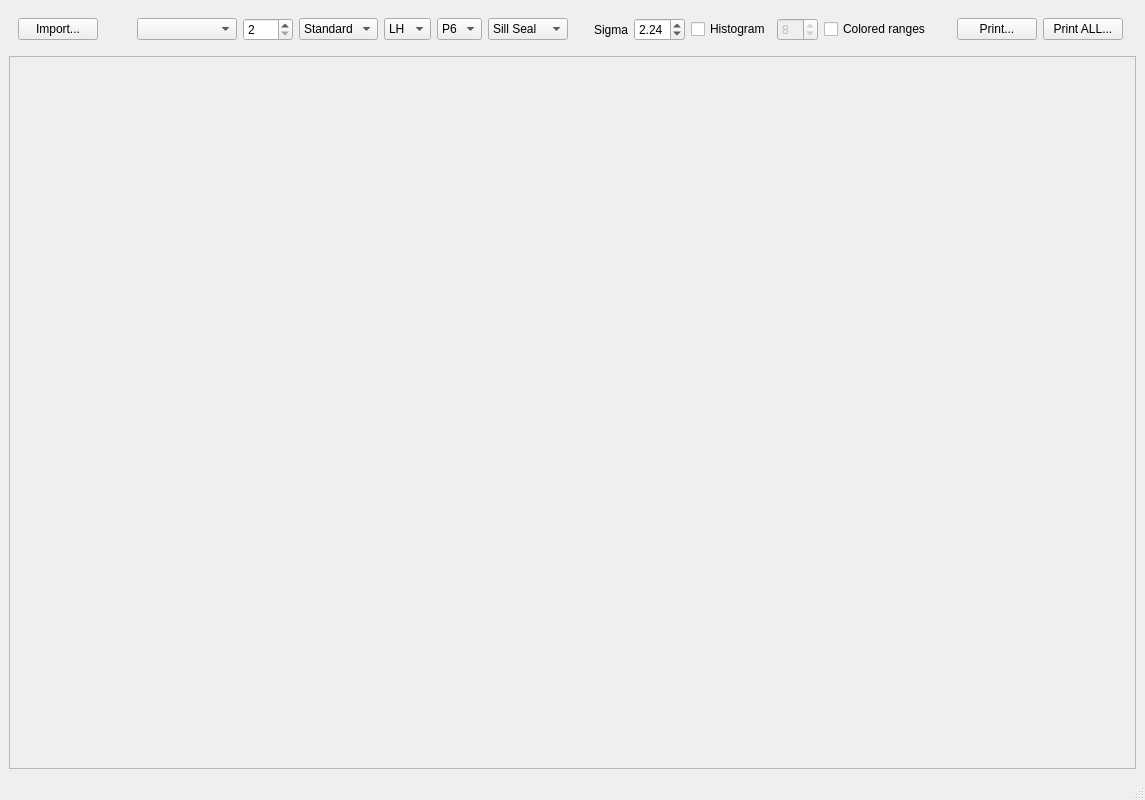
<?xml version="1.0" encoding="UTF-8"?>
<ui version="4.0">
 <class>WindowAnalyse</class>
 <widget class="QMainWindow" name="WindowAnalyse">
  <property name="geometry">
   <rect>
    <x>0</x>
    <y>0</y>
    <width>1145</width>
    <height>800</height>
   </rect>
  </property>
  <property name="windowTitle">
   <string>Analyse</string>
  </property>
  <widget class="QWidget" name="centralwidget">
   <layout class="QVBoxLayout" name="verticalLayout">
    <item>
     <widget class="QFrame" name="frameControls">
      <layout class="QHBoxLayout" name="horizontalLayout">
       <item>
        <widget class="QPushButton" name="buttonImport">
         <property name="text">
          <string>Import...</string>
         </property>
        </widget>
       </item>
       <item>
        <widget class="QLabel" name="labelTotalCount"/>
       </item>
       <item>
        <spacer name="horizontalSpacer">
         <property name="orientation">
          <enum>Qt::Horizontal</enum>
         </property>
         <property name="sizeType">
          <enum>QSizePolicy::Fixed</enum>
         </property>
         <property name="sizeHint" stdset="0">
          <size>
           <width>20</width>
           <height>20</height>
          </size>
         </property>
        </spacer>
       </item>
       <item>
        <widget class="QComboBox" name="comboTimestamp">
         <property name="minimumSize">
          <size>
           <width>100</width>
           <height>0</height>
          </size>
         </property>
        </widget>
       </item>
       <item>
        <widget class="QSpinBox" name="spinValuesLimit">
         <property name="minimumSize">
          <size>
           <width>50</width>
           <height>0</height>
          </size>
         </property>
         <property name="minimum">
          <number>2</number>
         </property>
         <property name="maximum">
          <number>66</number>
         </property>
        </widget>
       </item>
       <item>
        <widget class="QComboBox" name="comboModel">
         <item>
          <property name="text">
           <string>Standard</string>
          </property>
         </item>
         <item>
          <property name="text">
           <string>Maxi</string>
          </property>
         </item>
        </widget>
       </item>
       <item>
        <widget class="QComboBox" name="comboSide">
         <item>
          <property name="text">
           <string>LH</string>
          </property>
         </item>
         <item>
          <property name="text">
           <string>RH</string>
          </property>
         </item>
        </widget>
       </item>
       <item>
        <widget class="QComboBox" name="comboProfile">
         <item>
          <property name="text">
           <string>P6</string>
          </property>
         </item>
         <item>
          <property name="text">
           <string>P7</string>
          </property>
         </item>
        </widget>
       </item>
       <item>
        <widget class="QComboBox" name="comboProcess">
         <item>
          <property name="text">
           <string>Sill Seal</string>
          </property>
         </item>
         <item>
          <property name="text">
           <string>Cutting</string>
          </property>
         </item>
         <item>
          <property name="text">
           <string>Moldings</string>
          </property>
         </item>
        </widget>
       </item>
       <item>
        <spacer name="horizontalSpacer_2">
         <property name="orientation">
          <enum>Qt::Horizontal</enum>
         </property>
         <property name="sizeType">
          <enum>QSizePolicy::Fixed</enum>
         </property>
         <property name="sizeHint" stdset="0">
          <size>
           <width>20</width>
           <height>20</height>
          </size>
         </property>
        </spacer>
       </item>
       <item>
        <widget class="QLabel" name="label">
         <property name="text">
          <string>Sigma</string>
         </property>
        </widget>
       </item>
       <item>
        <widget class="QDoubleSpinBox" name="spinSigmaLevel">
         <property name="suffix">
          <string/>
         </property>
         <property name="decimals">
          <number>2</number>
         </property>
         <property name="minimum">
          <double>1.000000000000000</double>
         </property>
         <property name="maximum">
          <double>4.000000000000000</double>
         </property>
         <property name="value">
          <double>2.240000000000000</double>
         </property>
        </widget>
       </item>
       <item>
        <widget class="QCheckBox" name="checkDrawHistogram">
         <property name="text">
          <string>Histogram</string>
         </property>
        </widget>
       </item>
       <item>
        <widget class="QSpinBox" name="spinHistogramColumns">
         <property name="enabled">
          <bool>false</bool>
         </property>
         <property name="minimum">
          <number>1</number>
         </property>
         <property name="maximum">
          <number>10</number>
         </property>
         <property name="value">
          <number>8</number>
         </property>
        </widget>
       </item>
       <item>
        <widget class="QCheckBox" name="checkDrawColoredRanges">
         <property name="text">
          <string>Colored ranges</string>
         </property>
        </widget>
       </item>
       <item>
        <spacer name="horizontalSpacer_4">
         <property name="orientation">
          <enum>Qt::Horizontal</enum>
         </property>
         <property name="sizeType">
          <enum>QSizePolicy::Fixed</enum>
         </property>
         <property name="sizeHint" stdset="0">
          <size>
           <width>20</width>
           <height>20</height>
          </size>
         </property>
        </spacer>
       </item>
       <item>
        <widget class="QPushButton" name="buttonPrint">
         <property name="text">
          <string>Print...</string>
         </property>
        </widget>
       </item>
       <item>
        <widget class="QPushButton" name="buttonAutoPrint">
         <property name="text">
          <string>Print ALL...</string>
         </property>
        </widget>
       </item>
       <item>
        <spacer name="horizontalSpacer_3">
         <property name="orientation">
          <enum>Qt::Horizontal</enum>
         </property>
         <property name="sizeHint" stdset="0">
          <size>
           <width>0</width>
           <height>20</height>
          </size>
         </property>
        </spacer>
       </item>
      </layout>
     </widget>
    </item>
    <item>
     <widget class="QScrollArea" name="scrollArea">
      <property name="widgetResizable">
       <bool>true</bool>
      </property>
      <widget class="QWidget" name="scrollAreaWidgetContents">
       <property name="geometry">
        <rect>
         <x>0</x>
         <y>0</y>
         <width>1125</width>
         <height>709</height>
        </rect>
       </property>
       <layout class="QVBoxLayout" name="verticalLayout_2">
        <property name="leftMargin">
         <number>0</number>
        </property>
        <property name="topMargin">
         <number>0</number>
        </property>
        <property name="rightMargin">
         <number>0</number>
        </property>
        <property name="bottomMargin">
         <number>0</number>
        </property>
        <item>
         <widget class="QLabel" name="labelDisplay">
          <property name="text">
           <string/>
          </property>
         </widget>
        </item>
       </layout>
      </widget>
     </widget>
    </item>
   </layout>
  </widget>
  <widget class="QStatusBar" name="statusbar"/>
 </widget>
 <resources/>
 <connections/>
</ui>
